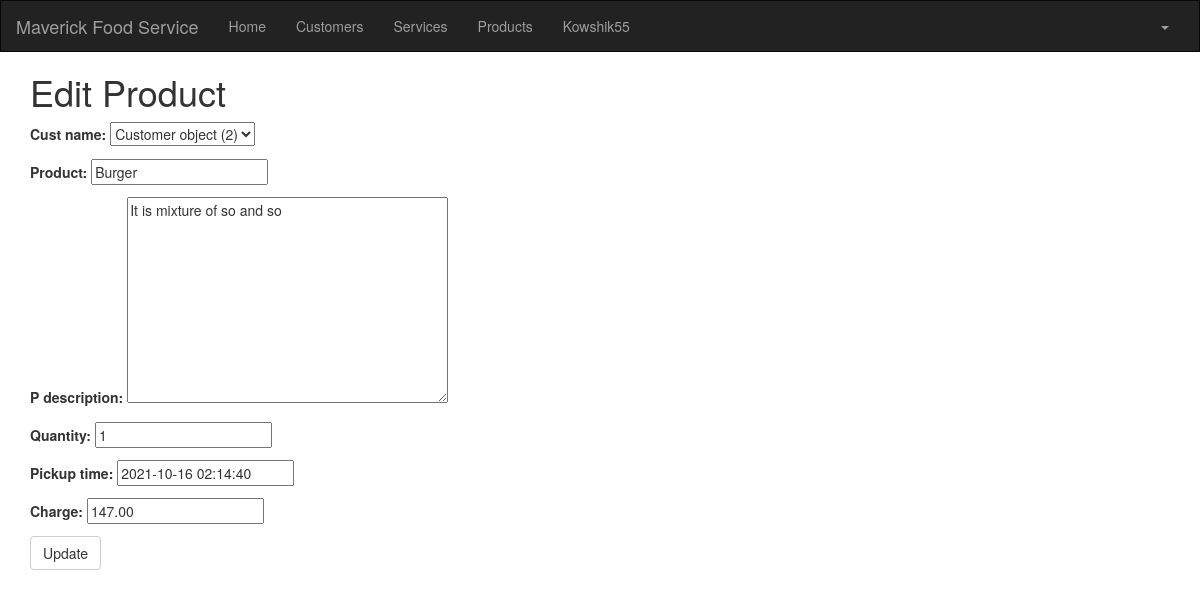
Screenshot of /product/1/edit/ (signed in) with the database file from the repository.
### crm/models.py (models this page shows)
class Product(models.Model):
    cust_name = models.ForeignKey(Customer, on_delete=models.CASCADE, related_name='products')
    product = models.CharField(max_length=100)
    p_description = models.TextField()
    quantity = models.IntegerField()
    pickup_time = models.DateTimeField(
        default=timezone.now)
    charge = models.DecimalField(max_digits=10, decimal_places=2)
    created_date = models.DateTimeField(
        default=timezone.now)
    updated_date = models.DateTimeField(auto_now_add=True)

### crm/views.py (the view)
# urls.py: path('product/<int:pk>/edit/', views.product_edit, name='product_edit'),
@login_required
def product_edit(request, pk):
    product = get_object_or_404(Product, pk=pk)
    if request.method == "POST":
        form = ProductForm(request.POST, instance=product)
        if form.is_valid():
            product = form.save(commit=False)
            product.updated_date = timezone.now()
            product.save()
            product = Product.objects.filter(created_date__lte=timezone.now())
            return render(request, 'crm/product_list.html',
                          {'products': product})
    else:
        form = ProductForm(instance=product)
    return render(request, 'crm/product_edit.html', {'form': form})

### crm/forms.py
class ProductForm(forms.ModelForm):
    class Meta:
        model = Product
        fields = ('cust_name', 'product', 'p_description', 'quantity', 'pickup_time', 'charge')

### crm/templates/crm/product_edit.html (shortened to what this page needs)
<!DOCTYPE html>
<html lang="en">
{% extends 'crm/base.html' %}
{% block content %}
    <h1>Edit Product</h1>
    <form method="POST" class="product-form">{% csrf_token %}
        {{ form.as_p }}
        <button type="submit" class="save btn btn-default">Update</button>
    </form>
{% endblock %}

### crm/templates/crm/base.html (shortened to what this page needs)
<!DOCTYPE html>
{% load static %}
<html lang="en">
<head>
<link rel="stylesheet" href="https://maxcdn.bootstrapcdn.com/bootstrap/3.3.7/css/bootstrap.min.css">
</head>
<body id="app-layout">
<nav class="navbar navbar-inverse">
<div class="container-fluid">
<div class="navbar-header">
<a class="navbar-brand" href="/">
                Maverick Food Service
</a>
</div>
<div class="collapse navbar-collapse" id="myNavbar">
<ul class="nav navbar-nav">
<li><a href="{% url 'crm:home' %}">Home</a></li>
<li><a href="{% url 'crm:customer_list' %}">Customers</a></li>
<li><a href="{% url 'crm:service_list' %}">Services</a></li>
<li><a href="{% url 'crm:product_list' %}">Products</a></li>
    <li><a >{{ user.username }}</a></li>
</ul>
<ul class="nav navbar-nav navbar-right">
                {% if user.is_authenticated%}
<li class="dropdown">
<a href="#" class="dropdown-toggle" data-toggle="dropdown" role="button" aria-expanded="false">
<span class="caret"></span>
</a>
</li>
                {% else %}
<li><a href="{% url 'login' %}"><span class="glyphiconglyphicon-log-in"></span> Login</a></li>
                    <li><a href="{% url 'sign_up_page' %}"><span class="glyphiconglyphicon-log-in"></span> Sign Up</a></li>
                {% endif %}
</ul>
</div>
</div>
</nav>
<div class="content container">
<div class="row">
<div class="col-md-8">
            {% block content %}{% endblock%}
</div>
</div>
</body>
</html>

### crm/templates/crm/base.html (style rules this page uses)
.navbar { margin-bottom: 0; border-radius: 0; }

### rows the page displays
Product: cust_name "Customer object (2)", product "Burger", p_description "It is mixture of so and so", quantity "1", pickup_time "2021-10-16 02:14:40", charge "147.00"

### other values shown
{{ user.username }} "Kowshik55"
